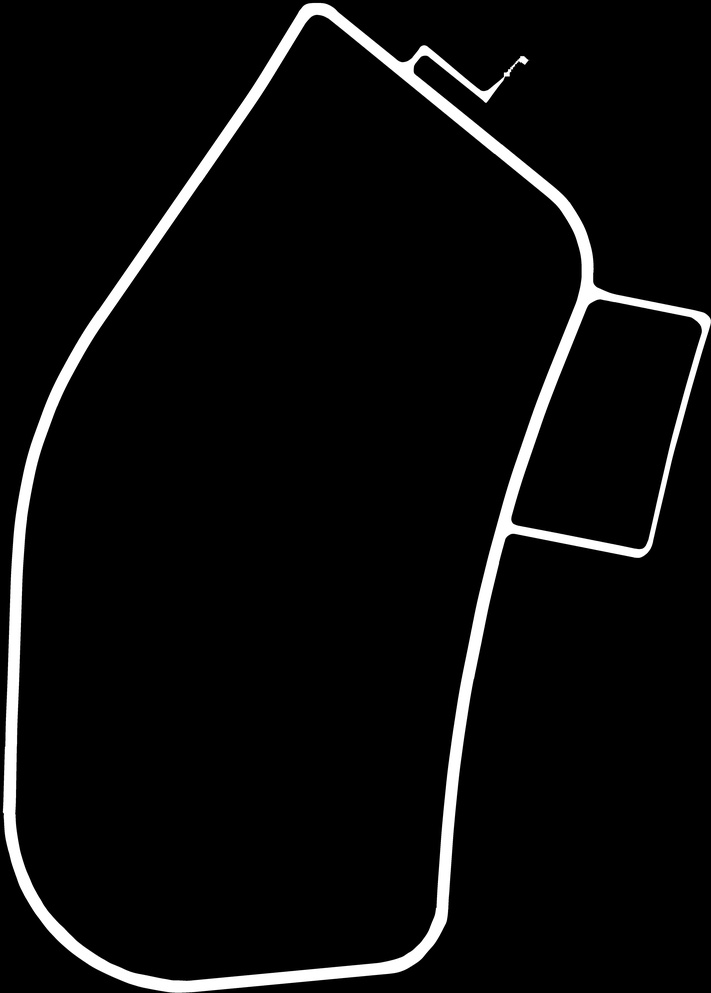
#> input picture env3.jpg, 711 x 993 px, shrunk from 4786 x 6685 before the run, found by its file name
$ python Roads.py
#> lines starting #> are read from the running program, lines starting #| are printed output that depends on the picture; after the words box and inside, x2 and y2 are one past the last pixel; in counts of white or black regions, pixels touching at a corner belong together
### Env.py
import random
import numpy as np
import cv2


class Environment:
    def __init__(self, env_png=r"C:\Users\Mr.D\Desktop\A\env4.png"):
        """
        初始化环境类。

        参数:
            env_png (str): 环境图像文件路径，默认值为指定路径。
        """

        self.read_env(env_png)  # 读取环境图像并进行预处理
        self.erode_env = self.erode(4)
        self.using_env = self.erode_env  # 算法中预规划使用膨胀后的地图
        self.rows = self.bin_env.shape[0]  # 获取地图行数
        self.columns = self.bin_env.shape[1]  # 获取地图列数
        self.start = None
        self.goal = None
        self.set_start_goal()  # 设置随机起点和终点

    def set_start_goal(self):
        """
        设定随机的起点和终点。

        该方法从非障碍物的位置中随机选择一个点作为起点，然后从剩余的非障碍物位置中随机选择一个点作为终点。
        """
        # 找到所有非障碍物的位置
        valid_positions = [(x, y) for x in range(self.rows) for y in range(self.columns) if self.bin_env[x][y] != 0]

        # 随机选择起点
        start_index = random.choice(valid_positions)
        self.start = start_index
        valid_positions.remove(start_index)

        # 从剩下的位置中选择终点
        goal_index = random.choice(valid_positions)
        self.goal = goal_index

    def rgb2gray(self, rgb_img):
        """
        将原始图像转为灰度图。

        参数:
            rgb_img (numpy.ndarray): 原始RGB图像。

        返回:
            numpy.ndarray: 转换后的灰度图。
        """
        gray = rgb_img[:, :, 0] * 0.295 + rgb_img[:, :, 1] * 0.587 + rgb_img[:, :, 2] * 0.114
        return gray.astype(np.uint8)

    def im_binary(self, gray_image, t=100):
        """
        将灰度图转为二值图（黑白图）。

        参数:
            gray_image (numpy.ndarray): 灰度图。
            t (int): 阈值，默认为80。

        返回:
            numpy.ndarray: 转换后的二值图。
        """
        binary_image = np.zeros(shape=(gray_image.shape[0], gray_image.shape[1]), dtype=np.uint8)
        for i in range(gray_image.shape[0]):
            for j in range(gray_image.shape[1]):
                if gray_image[i][j] > t:
                    binary_image[i][j] = 0
                else:
                    binary_image[i][j] = 1
        return binary_image

    def read_env(self, env_png):
        """
        读取环境图像并进行预处理。

        参数:
            env_png (str): 环境图像文件路径。
        """
#> called with env_png = 'C:\\Users\\Mr.D\\Desktop\\A2\\env3.jpg'

        self.origin_env = np.array(cv2.imread(env_png))  # 读取环境图像
#> self.origin_env is the input picture: shape (993, 711, 3); min 0, max 255, mean 12.4
        self.gray_img = 255 - self.rgb2gray(self.origin_env)  # 将图像转换为灰度图，并反转颜色
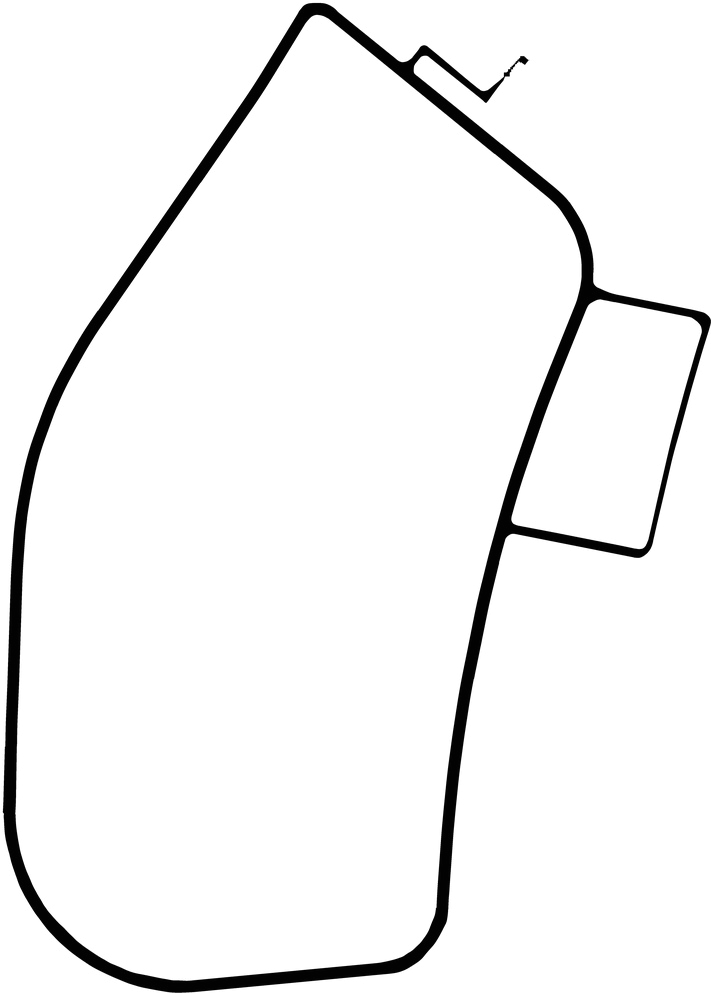
#> self.gray_img: shape (993, 711); min 2, max 255, mean 242.7
        self.bin_env = self.im_binary(self.gray_img)  # 将灰度图转换为二值图
#> after the loop in im_binary, `for i in range(gray_image.shape[0]):`: binary_image: shape (993, 711); values 0 (black) and 1 (white), 4.8% white; 1 white region, box (x1, y1, x2, y2) and area: (3, 3, 711, 993) 33644

    def erode(self, kernel_size, iterations=2):
        """
        对二值图进行腐蚀操作。

        参数:
            kernel_size (int): 腐蚀核大小。
            iterations (int): 腐蚀迭代次数，默认为2。

        返回:
            numpy.ndarray: 腐蚀后的二值图。
        """
#> called with kernel_size = 4, iterations = 2
        kernel = np.ones((kernel_size, kernel_size), np.uint8)
        erode_env = cv2.erode(self.bin_env, kernel, iterations=iterations)
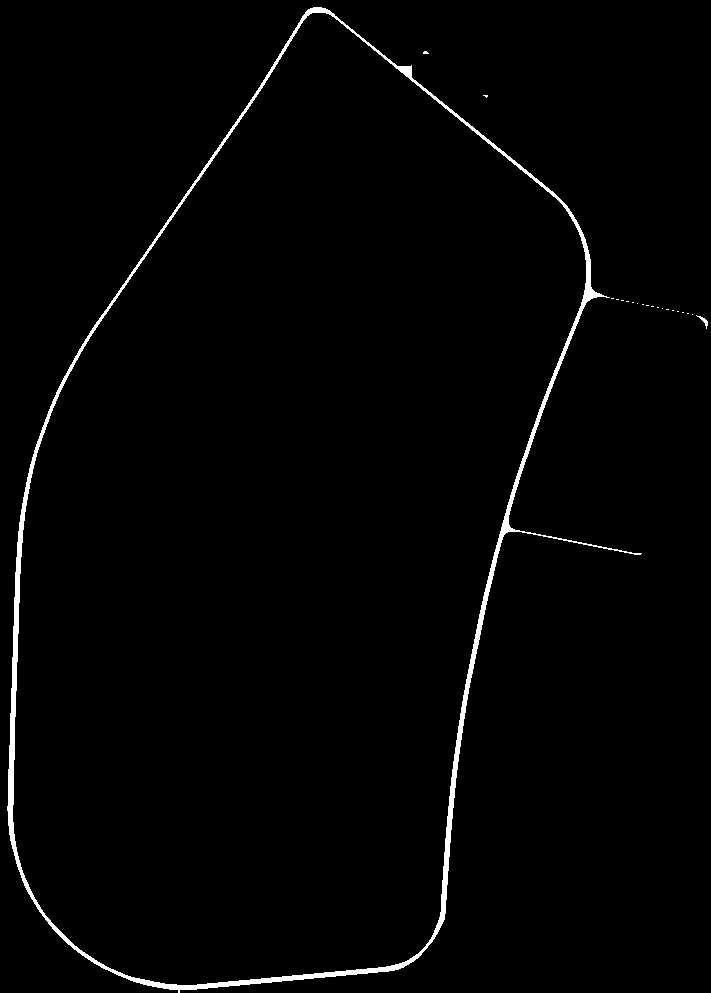
#> erode_env: shape (993, 711); values 0 (black) and 1 (white), 1.6% white; 21 white regions (19 under 20 px), largest, box (x1, y1, x2, y2) and area: (7, 7, 642, 993) 10903, (696, 315, 708, 329) 45
        return erode_env

    # [14 lines left out: function dilate, not called in this run]

### Roads.py
import copy
import math

from Env import *
import matplotlib.pyplot as plt

class Roads:
    def __init__(self, env=r"C:\Users\Mr.D\Desktop\A2\env3.jpg"):
        self.env = Environment(env)
#> in set_start_goal, `valid_positions = [(x, y) for x in range(self.rows) for y in range(sel..`: valid_positions = 33644 items
#> in set_start_goal, `start_index = random.choice(valid_positions)`: start_index = (788, 4)
#> in set_start_goal, `goal_index = random.choice(valid_positions)`: goal_index = (885, 25)
        self.roads = set()  # 初始化 roads
        self.roads_vector1 = {}  # 初始化 vector1 字典
        self.opposite_point = {}
        self.num = 30
        # [4 lines of commented-out code are left out]
        self.find_roads()
        self.calculate_vector1()
        self.get_opposite_point()
        self.save('roads.npy', self.roads)  # 包含了拐角点的roads
        self.save('roads_vector1.npy', self.roads_vector1)
        self.save('opposite_point.npy', self.opposite_point)

    def find_roads(self):
        directions = [(-1, -1), (-1, 0), (-1, 1), (0, -1), (0, 1), (1, -1), (1, 0), (1, 1)]
        for x in range(self.env.rows):
            for y in range(self.env.columns):
                if self.env.using_env[x, y] == 0:  # 检查当前点是否为障碍物
                    for dx, dy in directions:
                        nx, ny = x + dx, y + dy
                        if 0 <= nx < self.env.rows and 0 <= ny < self.env.columns and self.env.using_env[nx, ny] != 0:
                            self.roads.add((x, y))  # 使用 add 方法将点添加到集合中
                            break

    def is_in_straight_line(self, direction1, direction2):
        """
        判断两个方向是否在一条直线上。

        参数:
            direction1 (tuple): 第一个方向向量。
            direction2 (tuple): 第二个方向向量。

        返回:
            bool: 如果两个方向在同一直线上则返回True，否则返回False。
        """
        return direction1 == (-direction2[0], -direction2[1])

    def get_normal_direction(self, point, neighbor):
        """
        计算从一个点到邻居点的方向的法线方向。

        参数:
            point (tuple): 当前点坐标。
            neighbor (tuple): 邻居点坐标。

        返回:
            tuple: 法线方向。
        """
        dx, dy = neighbor[0] - point[0], neighbor[1] - point[1]
        return (dy, -dx)  # 法线方向

    def calculate_vector1(self):
        """
        遍历 self.roads 中的所有点，记录符合条件的法线方向。
        """
        directions = [(-1, -1), (-1, 0), (-1, 1), (0, -1), (0, 1), (1, -1), (1, 0), (1, 1)]
        right_angle_directions = {
            ((-1, 0), (0, 1)): (-1, 1),  # 上方 - 右方 -> 右上方
            ((-1, 0), (0, -1)): (-1, -1),  # 上方 - 左方 -> 左上方
            ((1, 0), (0, 1)): (1, 1),  # 下方 - 右方 -> 右下方
            ((1, 0), (0, -1)): (1, -1),  # 下方 - 左方 -> 左下方
            ((0, 1), (1, 0)): (1, 1),  # 右方 - 下方 -> 右下方
            ((0, 1), (-1, 0)): (-1, 1),  # 右方 - 上方 -> 右上方
            ((0, -1), (1, 0)): (1, -1),  # 左方 - 下方 -> 左下方
            ((0, -1), (-1, 0)): (-1, -1),  # 左方 - 上方 -> 左上方
            ((-1, 1), (1, 1)): (0, 1),  # 左上方 - 右上方 -> 右方
            ((-1, -1), (1, -1)): (0, -1),  # 左下方 - 右下方 -> 左方
            ((-1, 1), (-1, -1)): (-1, 0),  # 左上方 - 左下方 -> 上方
            ((1, 1), (1, -1)): (1, 0)  # 右上方 - 右下方 -> 下方
        }

        for point in self.roads:
            x, y = point
            neighbors = []
            for dx, dy in directions:
                nx, ny = x + dx, y + dy
                if 0 <= nx < self.env.rows and 0 <= ny < self.env.columns and (nx, ny) in self.roads:
                    neighbors.append((nx, ny))

            if len(neighbors) >= 2:
                # 检查邻居点的方向是否在一条直线上
                directions_set = set()
                for neighbor in neighbors:
                    direction = (neighbor[0] - x, neighbor[1] - y)
                    directions_set.add(direction)

                if all(self.is_in_straight_line(d1, d2) for d1 in directions_set for d2 in directions_set if d1 != d2):
                    # 计算法线方向
                    normal_direction = self.get_normal_direction(point, neighbors[0])
                    # 确保法线方向指向值为0的一边
                    nx, ny = x + normal_direction[0], y + normal_direction[1]
                    if 0 <= nx < self.env.rows and 0 <= ny < self.env.columns and self.env.using_env[nx, ny] != 0:
                        self.roads_vector1[point] = normal_direction
                    else:
                        self.roads_vector1[point] = (-normal_direction[0], -normal_direction[1])
                else:
                    # 检查是否形成直角
                    for i in range(len(neighbors)):
                        for j in range(i + 1, len(neighbors)):
                            d1 = (neighbors[i][0] - x, neighbors[i][1] - y)
                            d2 = (neighbors[j][0] - x, neighbors[j][1] - y)
                            if (d1, d2) in right_angle_directions:
                                normal_direction = right_angle_directions[(d1, d2)]
                                nx, ny = x + normal_direction[0], y + normal_direction[1]
                                if 0 <= nx < self.env.rows and 0 <= ny < self.env.columns and self.env.using_env[nx, ny] != 0:
                                    self.roads_vector1[point] = normal_direction
                                break
                        else:
                            continue
                        break

            elif len(neighbors) == 1:
                # 只有一个邻居点
                normal_direction = self.get_normal_direction(point, neighbors[0])
                # 确保法线方向指向值为0的一边
                nx, ny = x + normal_direction[0], y + normal_direction[1]
                if 0 <= nx < self.env.rows and 0 <= ny < self.env.columns and self.env.using_env[nx, ny] != 0:
                    self.roads_vector1[point] = normal_direction
                else:
                    self.roads_vector1[point] = (-normal_direction[0], -normal_direction[1])

    def get_opposite_point(self):
        for point in self.roads_vector1.keys():
            for i in range(1, (self.env.rows + self.env.columns) // self.num):
                next_point = (point[0] + self.roads_vector1[point][0] * i, point[1] + self.roads_vector1[point][1] * i)
                if 0 <= next_point[0] < self.env.rows and 0 <= next_point[1] < self.env.columns:
                    if self.env.using_env[next_point] == 0:
                        if next_point in self.roads_vector1.keys():
                            if self.roads_vector1[next_point][0] == -self.roads_vector1[point][0] and self.roads_vector1[next_point][1] == -self.roads_vector1[point][1]:
                                self.opposite_point[point] = next_point
                        else:
                            break

    def save(self, file_path, file):
        # 保存文件
        np.save(file_path, file)


if __name__ == "__main__":
    r = Roads()
